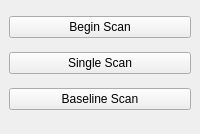
  <widget class="QDockWidget" name="DW_actions">
   <property name="sizePolicy">
    <sizepolicy hsizetype="Preferred" vsizetype="Maximum">
     <horstretch>0</horstretch>
     <verstretch>0</verstretch>
    </sizepolicy>
   </property>
   <property name="minimumSize">
    <size>
     <width>103</width>
     <height>134</height>
    </size>
   </property>
   <property name="maximumSize">
    <size>
     <width>524287</width>
     <height>200</height>
    </size>
   </property>
   <property name="floating">
    <bool>false</bool>
   </property>
   <property name="features">
    <set>QDockWidget::AllDockWidgetFeatures</set>
   </property>
   <property name="allowedAreas">
    <set>Qt::AllDockWidgetAreas</set>
   </property>
   <property name="windowTitle">
    <string>Actions</string>
   </property>
   <attribute name="dockWidgetArea">
    <number>2</number>
   </attribute>
   <widget class="QWidget" name="dockWidgetContents">
    <layout class="QVBoxLayout" name="verticalLayout">
     <property name="spacing">
      <number>1</number>
     </property>
     <property name="topMargin">
      <number>3</number>
     </property>
     <item>
      <widget class="QPushButton" name="actionsBeginScan_BT">
       <property name="text">
        <string>Begin Scan</string>
       </property>
       <property name="checkable">
        <bool>true</bool>
       </property>
       <property name="checked">
        <bool>false</bool>
       </property>
      </widget>
     </item>
     <item>
      <widget class="QPushButton" name="actionsSingleScan_BT">
       <property name="text">
        <string>Single Scan</string>
       </property>
      </widget>
     </item>
     <item>
      <widget class="QPushButton" name="actionsBaselineScan_BT">
       <property name="text">
        <string>Baseline Scan</string>
       </property>
      </widget>
     </item>
    </layout>
   </widget>
  </widget>
